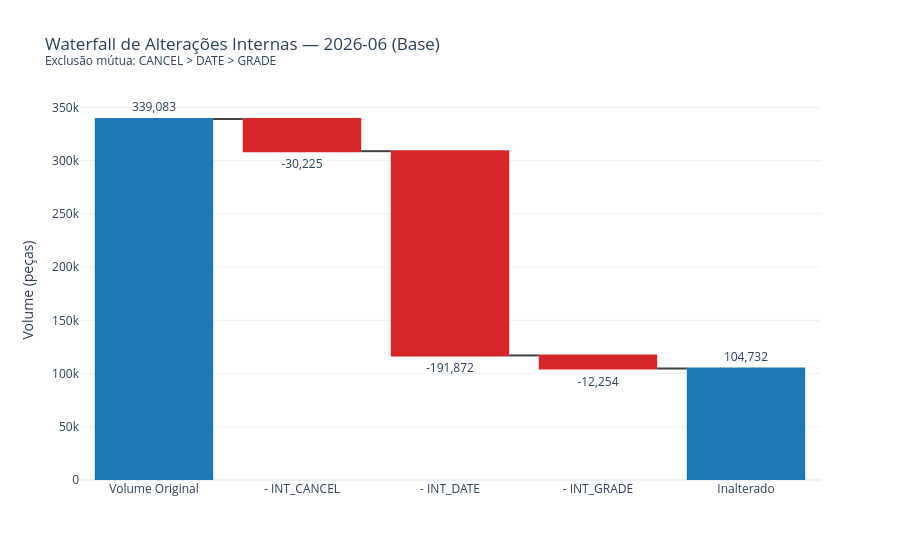

Notebook cell for this chart:
### Code cell
df_plano = add_waterfall_reason_code(df_plano)
df_waterfall = build_waterfall_data(df_plano, kr1_coorte, cycle_type=WATERFALL_CYCLE_TYPE)
plot_waterfall(df_waterfall, cycle_type=WATERFALL_CYCLE_TYPE, mes_escolhido=WATERFALL_MES_ESCOLHIDO)

### Figure 1 — Plotly figure (JSON) as saved in the notebook; plotly's stock layout.template omitted (floating-point values rounded to 4 significant figures)
{"data": [{"connector": {"line": {"color": "rgb(63, 63, 63)"}}, "decreasing": {"marker": {"color": "#d62728"}}, "increasing": {"marker": {"color": "#2ca02c"}}, "measure": ["absolute", "relative", "relative", "relative", "total"], "name": "2026-06", "orientation": "v", "text": ["339,083", "-30,225", "-191,872", "-12,254", "104,732"], "textposition": "outside", "totals": {"marker": {"color": "#1f77b4"}}, "type": "waterfall", "x": ["Volume Original", "- INT_CANCEL", "- INT_DATE", "- INT_GRADE", "Inalterado"], "y": [339083, -30225, -191872, -12254, 104732]}], "layout": {"showlegend": false, "title": {"text": "Waterfall de Alterações Internas — 2026-06 (Base)<br><sup>Exclusão mútua: CANCEL > DATE > GRADE</sup>"}, "yaxis": {"title": {"text": "Volume (peças)"}}}}
